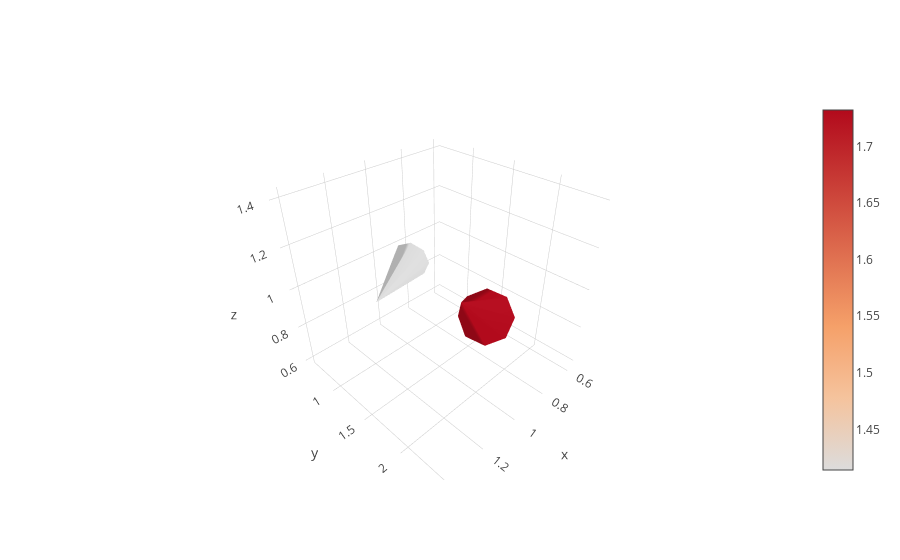

Notebook code for this chart:
### Code cell
# sample cone
trace = go.Cone(
    x = [1, 1],
    y = [1, 2],
    z = [1, 1],
    u = [1, 1],
    v = [1, 1],
    w = [0, 1]
)
data = [trace]
offline.iplot(data)

### Figure 1 — Plotly figure (JSON) as saved in the notebook; plotly's stock layout.template omitted (floating-point values rounded to 4 significant figures)
{"data": [{"type": "cone", "u": [1, 1], "uid": "b9416bc2-5036-481d-934a-10ba40901f05", "v": [1, 1], "w": [0, 1], "x": [1, 1], "y": [1, 2], "z": [1, 1]}], "layout": {}}
